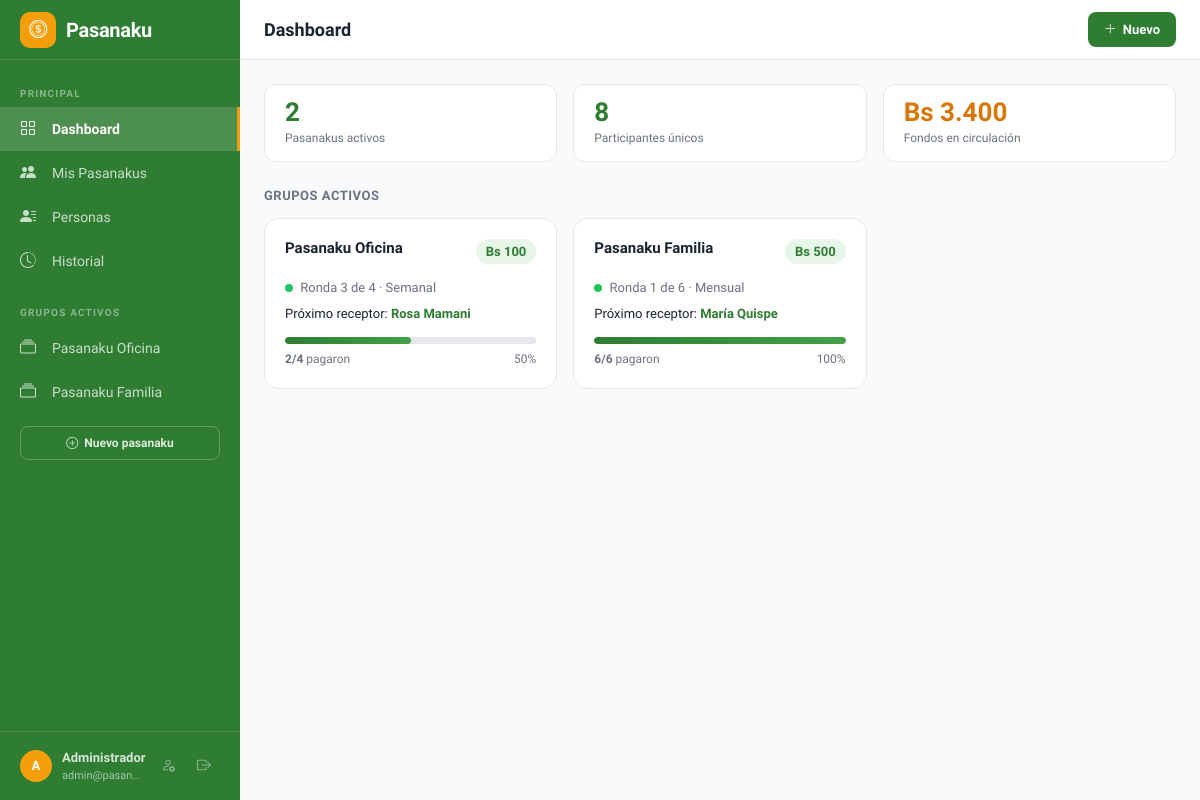
The app's page /?page=dashboard (signed in) with its own data.
### tables this page shows
CREATE TABLE IF NOT EXISTS `pasanakus` (
  `id`                  INT PRIMARY KEY AUTO_INCREMENT,
  `nombre`              VARCHAR(255) NOT NULL,
  `monto_contribucion`  DECIMAL(10,2) NOT NULL,
  `periodo`             ENUM('semanal','quincenal','mensual') NOT NULL DEFAULT 'mensual',
  `fecha_inicio`        DATE NOT NULL,
  `estado`              ENUM('activo','finalizado') NOT NULL DEFAULT 'activo',
  `created_at`          TIMESTAMP DEFAULT CURRENT_TIMESTAMP
);

CREATE TABLE IF NOT EXISTS `personas` (
  `id`         INT PRIMARY KEY AUTO_INCREMENT,
  `nombre`     VARCHAR(255) NOT NULL,
  `telefono`   VARCHAR(50),
  `created_at` TIMESTAMP DEFAULT CURRENT_TIMESTAMP
);

### controllers/DashboardController.php (called while the page is built, shortened)
<?php
require_once __DIR__ . '/../models/Pasanaku.php';
require_once __DIR__ . '/../models/Participante.php';
class DashboardController {
    public static function index(): void {
        $pasanakus = Pasanaku::activos();
        foreach ($pasanakus as &$pk) {
            $pk['participantes'] = Participante::byPasanaku($pk['id']);
        }
        require __DIR__ . '/../views/dashboard/index.php';
    }
}

### config/database.php (called while the page is built, shortened)
<?php
function getDB(): PDO {
    static $pdo = null;
    if ($pdo === null) {
        $dsn = 'mysql:host=' . DB_HOST . ';dbname=' . DB_NAME . ';charset=' . DB_CHARSET;
        $pdo = new PDO($dsn, DB_USER, DB_PASS, [
            PDO::ATTR_ERRMODE            => PDO::ERRMODE_EXCEPTION,
            PDO::ATTR_DEFAULT_FETCH_MODE => PDO::FETCH_ASSOC,
            PDO::ATTR_EMULATE_PREPARES   => false,
        ]);
    }
    return $pdo;
}

### models/Pasanaku.php (called while the page is built, shortened)
<?php
require_once __DIR__ . '/../config/database.php';
class Pasanaku {
    public static function activos(): array {
        return getDB()->query('SELECT * FROM pasanakus WHERE estado = "activo" ORDER BY created_at DESC')->fetchAll();
    }
}

### models/Participante.php (called while the page is built, shortened)
<?php
require_once __DIR__ . '/../config/database.php';
class Participante {
    public static function byPasanaku(int $pasanakuId): array {
        $stmt = getDB()->prepare(
            'SELECT pp.*, pe.nombre, pe.telefono
             FROM pasanaku_participantes pp
             JOIN personas pe ON pe.id = pp.persona_id
             WHERE pp.pasanaku_id = ?
             ORDER BY pp.orden ASC'
        );
        $stmt->execute([$pasanakuId]);
        return $stmt->fetchAll();
    }
}

### views/dashboard/index.php (the view)
<?php
$pageTitle = 'Dashboard';
$uniqueParticipantes = [];
foreach ($pasanakus as $pk) {
  foreach ($pk['participantes'] as $p) { $uniqueParticipantes[$p['persona_id']] = true; }
}
$totalFondo = array_sum(array_map(fn($pk) => $pk['monto_contribucion'] * count($pk['participantes']), $pasanakus));
require __DIR__ . '/../layout/header.php';
?>
<div class="stat-row">
  <div class="stat-pill">
    <div class="stat-pill-val"><?= count($pasanakus) ?></div>
    <div class="stat-pill-label">Pasanakus activos</div>
  </div>
  <div class="stat-pill">
    <div class="stat-pill-val"><?= count($uniqueParticipantes) ?></div>
    <div class="stat-pill-label">Participantes únicos</div>
  </div>
  <div class="stat-pill">
    <div class="stat-pill-val" style="color:var(--pk-amber-dark)"><?= formatBs($totalFondo) ?></div>
    <div class="stat-pill-label">Fondos en circulación</div>
  </div>
</div>
<?php if (empty($pasanakus)): ?>
<div class="empty-state">
  <i class="bi bi-people"></i>
  <p>No tienes pasanakus activos.<br>
  <a href="?page=pasanaku&action=create" class="btn-pk-primary mt-3 d-inline-flex">
    <i class="bi bi-plus-lg"></i> Crear primer pasanaku
  </a></p>
</div>
<?php else: ?>
<div style="font-size:13px;font-weight:700;color:var(--pk-muted);margin-bottom:12px;letter-spacing:0.5px;text-transform:uppercase">
  Grupos activos
</div>
<div class="row g-3">
<?php foreach ($pasanakus as $pk):
  $n       = count($pk['participantes']);
  $pagados = $pk['pagados_ronda'];
  $pct     = $n > 0 ? round(($pagados / $n) * 100) : 0;
  $receptor = $pk['receptor'];
?>
  <div class="col-12 col-sm-6 col-xl-4">
    <a href="?page=pasanaku&action=detail&id=<?= $pk['id'] ?>" class="pasanaku-card">
      <div class="pk-card-header">
        <div class="pk-card-name"><?= htmlspecialchars($pk['nombre']) ?></div>
        <div class="pk-card-amount"><?= formatBs($pk['monto_contribucion']) ?></div>
      </div>
      <div class="pk-card-round">
        <span class="status-dot dot-active"></span>
        Ronda <?= $pk['ronda_actual'] ?> de <?= $n ?> ·
        <span style="text-transform:capitalize"><?= $pk['periodo'] ?></span>
      </div>
      <div class="pk-card-next">
        Próximo receptor:
        <strong><?= $receptor ? htmlspecialchars($receptor['nombre']) : '—' ?></strong>
      </div>
      <div class="progress-bar-wrap">
        <div class="progress-bar-fill" style="width:<?= $pct ?>%"></div>
      </div>
      <div class="progress-label">
        <span><strong><?= $pagados ?>/<?= $n ?></strong> pagaron</span>
        <span><?= $pct ?>%</span>
      </div>
    </a>
  </div>
<?php endforeach; ?>
</div>
<?php endif; ?>
<?php require __DIR__ . '/../layout/footer.php'; ?>

### index.php (shortened to what this page needs)
<?php
require_once __DIR__ . '/config/database.php';
$page   = $_GET['page']   ?? 'login';
switch ($page) {
    case 'dashboard':
        require_once __DIR__ . '/controllers/DashboardController.php';
        DashboardController::index();
        break;
}

### views/layout/header.php (shortened to what this page needs)
<!DOCTYPE html>
<html lang="es">
<head>
  <link href="https://cdn.jsdelivr.net/npm/bootstrap@5.3.3/dist/css/bootstrap.min.css" rel="stylesheet">
  <link href="https://cdn.jsdelivr.net/npm/bootstrap-icons@1.11.3/font/bootstrap-icons.min.css" rel="stylesheet">
  <link href="<?= BASE_URL ?>assets/css/app.css?v=<?= @filemtime(__DIR__ . '/../../assets/css/app.css') ?>" rel="stylesheet">
</head>
<body>
<?php
$currentPage   = $_GET['page']   ?? 'dashboard';
$currentAction = $_GET['action'] ?? 'index';
$currentPkId   = $_GET['id']     ?? null;
$adminNombre   = $_SESSION['admin_nombre'] ?? 'Admin';
$adminEmail    = $_SESSION['admin_email']  ?? '';
function initials(string $name): string {
  $parts = explode(' ', trim($name));
  $ini = '';
  foreach (array_slice($parts, 0, 2) as $p) { $ini .= mb_strtoupper(mb_substr($p, 0, 1)); }
  return $ini ?: '?';
}
function formatBs(float $n): string { return 'Bs ' . number_format($n, 0, ',', '.'); }
?>
<div class="app-shell">
  <nav class="sidebar">
    <div class="sidebar-brand">
      <div class="brand-name">
        <div class="brand-icon"><i class="bi bi-coin"></i></div>
        Pasanaku
      </div>
    </div>
    <div class="sidebar-nav">
      <div class="nav-section-label">Principal</div>
      <a href="?page=dashboard" class="nav-item-btn <?= $currentPage === 'dashboard' ? 'active' : '' ?>">
        <i class="bi bi-grid"></i> Dashboard
      </a>
      <a href="?page=pasanaku" class="nav-item-btn <?= ($currentPage === 'pasanaku' && $currentAction !== 'detail') ? 'active' : '' ?>">
        <i class="bi bi-people-fill"></i> Mis Pasanakus
      </a>
      <a href="?page=personas" class="nav-item-btn <?= $currentPage === 'personas' ? 'active' : '' ?>">
        <i class="bi bi-person-lines-fill"></i> Personas
      </a>
      <a href="?page=historial" class="nav-item-btn <?= $currentPage === 'historial' ? 'active' : '' ?>">
        <i class="bi bi-clock-history"></i> Historial
      </a>
      <?php
      require_once __DIR__ . '/../../models/Pasanaku.php';
      $navPasanakus = Pasanaku::activos();
      if ($navPasanakus):
      ?>
      <div class="nav-section-label" style="margin-top:8px">Grupos activos</div>
      <?php foreach ($navPasanakus as $navPk): ?>
      <a href="?page=pasanaku&action=detail&id=<?= $navPk['id'] ?>"
        class="nav-item-btn <?= ($currentPage === 'pasanaku' && $currentAction === 'detail' && (int)$currentPkId === $navPk['id']) ? 'active' : '' ?>">
        <i class="bi bi-collection"></i>
        <span style="overflow:hidden;text-overflow:ellipsis;white-space:nowrap"><?= htmlspecialchars($navPk['nombre']) ?></span>
      </a>
      <?php endforeach; ?>
      <?php endif; ?>
      <div style="padding:12px 20px 0">
        <a href="?page=pasanaku&action=create" class="btn-pk-outline btn-pk-outline-sidebar w-100 justify-content-center" style="font-size:12px">
          <i class="bi bi-plus-circle"></i> Nuevo pasanaku
        </a>
      </div>
    </div>
    <div class="sidebar-footer">
      <div class="user-chip">
        <div class="user-avatar"><?= initials($adminNombre) ?></div>
        <div style="min-width:0">
          <div style="font-weight:600;font-size:13px"><?= htmlspecialchars($adminNombre) ?></div>
          <div style="font-size:11px;opacity:0.7;overflow:hidden;text-overflow:ellipsis;white-space:nowrap"><?= htmlspecialchars($adminEmail) ?></div>
        </div>
        <div class="d-flex gap-1 ms-auto">
          <a href="?page=perfil" class="btn-icon" style="background:transparent;border:none;color:rgba(255,255,255,0.5)" title="Perfil">
            <i class="bi bi-person-gear"></i>
          </a>
          <a href="?page=logout" class="btn-icon" style="background:transparent;border:none;color:rgba(255,255,255,0.5)" title="Cerrar sesión">
            <i class="bi bi-box-arrow-right"></i>
          </a>
        </div>
      </div>
    </div>
  </nav>
  <div class="main-content">
    <div class="topbar">
      <div class="topbar-title">
        <?= htmlspecialchars($pageTitle ?? 'Dashboard') ?>
      </div>
      <div class="topbar-actions">
        <?php if ($currentPage === 'dashboard'): ?>
          <a href="?page=pasanaku&action=create" class="btn-pk-primary">
            <i class="bi bi-plus-lg"></i> Nuevo
          </a>
        <?php elseif ($currentPage === 'personas'): ?>
          <button class="btn-pk-primary" onclick="openModal('modal-nueva-persona')">
            <i class="bi bi-person-plus"></i> Nueva persona
          </button>
        <?php endif; ?>
      </div>
    </div>
    <div class="page-body screen-enter">

### views/layout/footer.php (shortened to what this page needs)
    </div>
  </div>
</div>
</body>
</html>

### records on screen
pasanakus: nombre "Pasanaku Oficina", monto_contribucion "Bs 100", ronda_actual "3", n "4", periodo "Semanal", pagados "2", pct "50"
pasanakus: nombre "Pasanaku Familia", monto_contribucion "Bs 500", ronda_actual "1", n "6", periodo "Mensual", pagados "6", pct "100"
personas: nombre "Rosa Mamani"
personas: nombre "María Quispe"

### other values on screen
initials($adminNombre) "A"
$adminNombre "Administrador"
$adminEmail "admin@pasan…"
$pageTitle "Dashboard"
count($pasanakus) "2"
count($uniqueParticipantes) "8"
formatBs($totalFondo) "Bs 3.400"
